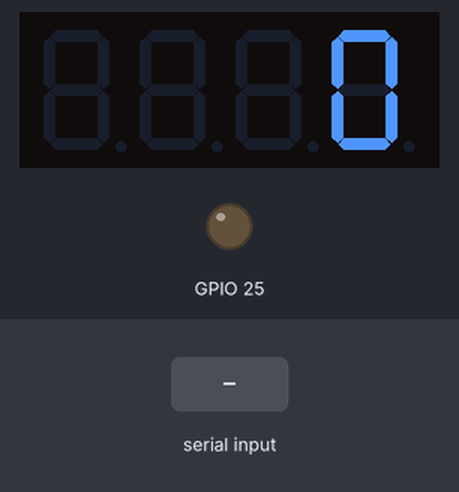
Bench run of a sketch on a simulated ESP32. On the bench: 4-digit seven-segment display, output pins drawn as LEDs (lit = HIGH). Inputs (shaded band) come from the test bench.

Above: at 1.7 s.
1.8 s: "1" received over the second serial link
At 3.0 s:
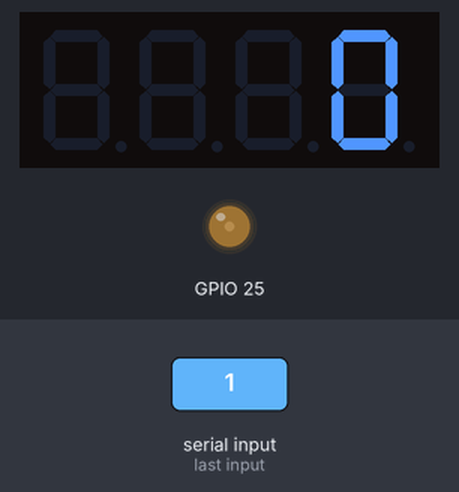
3.3 s: "0" received over the second serial link
At 4.2 s:
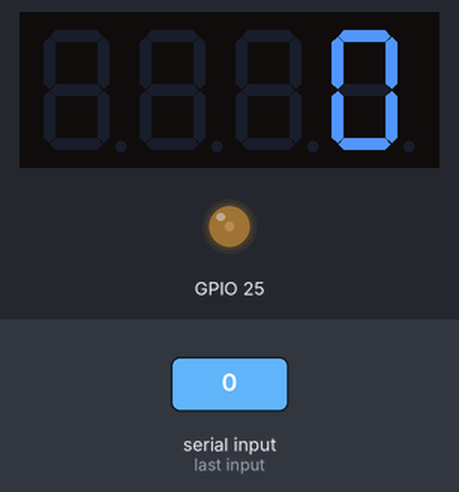
Timing chart, 0 to 6.3 s (numbered marks = the images above; inputs shaded):
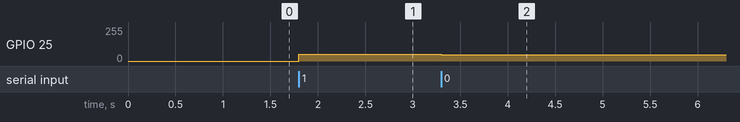

Measured:
- after the input at 1.8 s, GPIO 25: 0/255 → 49/255 at once
- after the input at 3.3 s, GPIO 25: 49/255 → 48/255 at once

The sketch:

Receiver0428.ino
```cpp
/*********
  Rui Santos
  Complete project details at http://randomnerdtutorials.com
*********/
#include <TM1637Display.h>
#include <Arduino.h>
#include "CyclicQueue.h"
#include "esp_task_wdt.h"

TaskHandle_t Task1;

uint32_t size0  = 10000;
#define RXD2 16
#define TXD2 17
#define PERIOD 125

#define CLK 18
#define DIO 23
#define TEST_DELAY 2000

unsigned char buffer0[10000];
bool ok;
bool isfull = 0;
unsigned char popdata = 12;
unsigned char p;
long lastmicros;

unsigned int sps = 0;
unsigned int sps1 = 0,sps2=0;
unsigned long lasttime;

unsigned char rxdata = 0;
unsigned int temp = 0;

CyclicQueue<unsigned char>cq0(buffer0, size0);
volatile int interruptCounter;
int totalInterruptCounter;

TM1637Display display(CLK, DIO);
//uint8_t data[] = {0xff. 0xff, 0xff, 0xff};
//uint8_t blank[] = {0x00, 0x00, 0x00, 0x00};
unsigned int displayNum = 0;

void setup() {
  Serial.begin(230400);
  Serial2.begin(115200, SERIAL_8N1,RXD2,TXD2);
  lastmicros=micros();
  display.setBrightness(4);

  //create a task that will be executed in the Task1code() function, with priority 1 and executed on core 0
  xTaskCreatePinnedToCore(
                    Task1code,   /* Task function. */
                    "Task1",     /* name of task. */
                    10000,       /* Stack size of task */
                    NULL,        /* parameter of the task */
                    1,           /* priority of the task */
                    &Task1,      /* Task handle to keep track of created task */
                    0);          /* pin task to core 0 */
  delay(500);
}

//Task1code: blinks an LED every 1000 ms
void Task1code( void * pvParameters ){
//  Serial.print("Task1 running on core ");
//  Serial.println(xPortGetCoreID());

  for(;;){
    if(temp <= 85){
      digFlash(temp);
    }
    delay(1000);
  }
  esp_task_wdt_feed();
}


void loop() {
    while (Serial2.available()) {
    rxdata = Serial2.read();
    if(rxdata == 255)
    {
      rxdata = Serial2.read();
      if(rxdata == 255)
      temp = Serial2.read();
//      displayNum0 = temp[0] - '0';
//      displayNum1 = temp[1] - '0';
//      displayNum = displayNum0*10 + displayNum1;
//      displayNum = temp - '0';
//      Serial.println(temp);
//      Serial.println(displayNum);
//      if(temp <= 85){
//        digFlash(temp);
//      }
    }
    else
    {
    cq0.push(rxdata);
    sps++;
    }
 }
  long nowmicros=micros();
  if(nowmicros>=1048576&&lastmicros<=65536){
    lastmicros=nowmicros;
  }
  while(nowmicros-lastmicros>=PERIOD){

    ok = cq0.pop(&p);
    //Serial.println(p,HEX);
    if(!ok)
    dacWrite(25,p);
    sps1++;
    lastmicros+=PERIOD;
  }
  sps2++;
  if (millis() - lasttime >1000){
      lasttime = millis();
//      Serial.print(sps);
//      Serial.print("  ");
//      Serial.println(sps1);
     //Serial.print("  ");
      //Serial.println(nowmicros);
//      Serial.println(cq0.len);
      sps = 0;
      sps1 = 0;
      sps2 = 0;
//      digFlash(temp);
    }
}

void digFlash(unsigned int displayNum){
  display.showNumberDec(displayNum, false); // Expect: _301

}
```

CyclicQueue.h
```cpp
#ifndef _CYCLICQUEUE_H_INCLUDED
#define _CYCLICQUEUE_H_INCLUDED

template<typename T>
class CyclicQueue{
  public:
  T *buf; //指针
  uint32_t buffersiz;
  bool overriden=false;
  uint32_t sp,ep;
  int32_t len=0;
  CyclicQueue(T* bp,uint32_t siz){
    buf=bp;
    buffersiz=siz;
    clear();
  }
  void clear(){
    sp=0;
    ep=0;
    len=0;
    for(uint32_t i=0;i<buffersiz;i++)
      buf[i]=0;
  }
  bool push(T val){
    buf[sp]=val;
    sp=(sp+1)%buffersiz;
    if(sp==ep){
      overriden=true;
      ep=(ep+1)%buffersiz;
      return false;
    }else{
      len++;
      return true;
    }
  }
  bool pop(T* val){
    if(ep==sp){
      return true;
    }else{
      *val=buf[ep];
      ep=(ep+1)%buffersiz;
      len--;
      return false;
    }
  }
};
#endif
```
